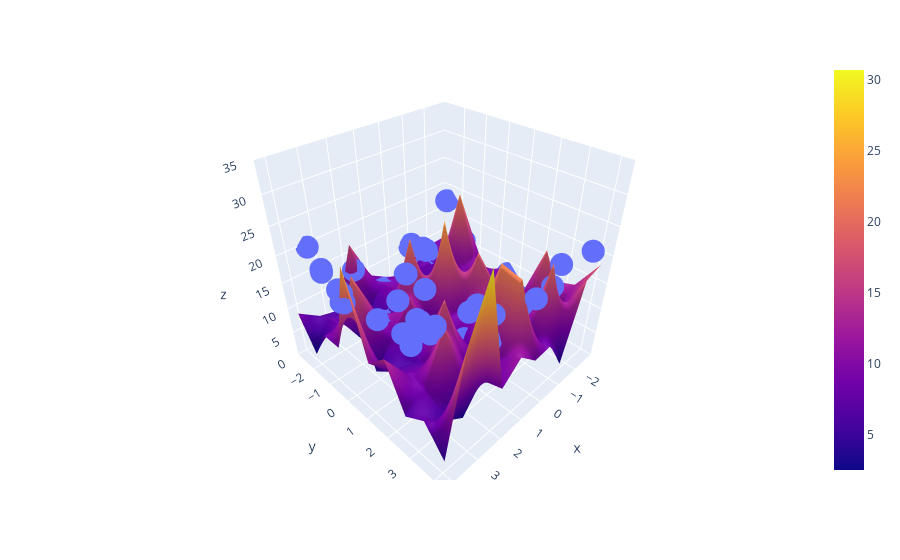

Here is the notebook cell this chart was saved with:
### Code cell
fig = px.scatter_3d(x=X.ravel(), y=y.ravel(), z=z.ravel())

fig.add_trace(go.Surface(x = x_input, y = y_input, z =z_final))

fig.update_layout(scene = dict(zaxis = dict(range=[0,35])))

fig.show()
